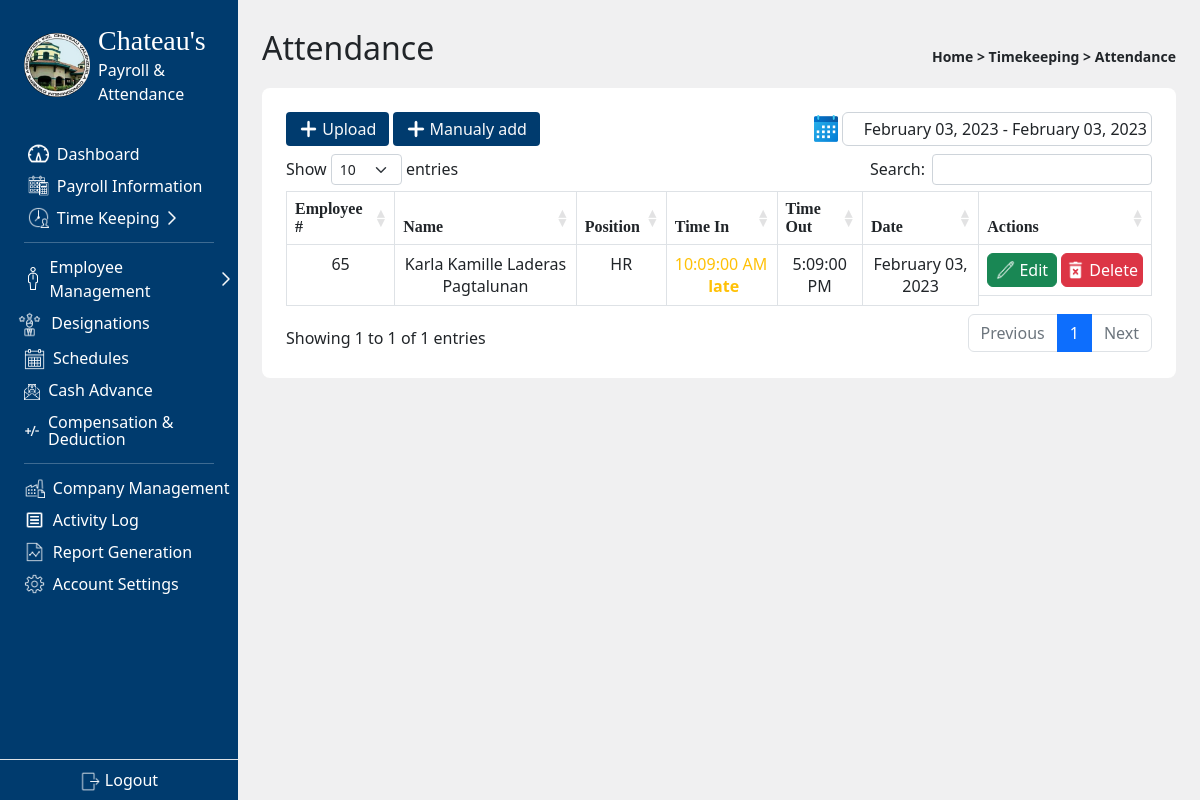
Screenshot of /admin/employee_attendance.php (signed in) with the database file from the repository.
### tables this page shows
CREATE TABLE `attendance_csv` (
  `id` int(11) NOT NULL,
  `Employee_ID` varchar(11) NOT NULL,
  `time_in` time NOT NULL,
  `time_out` time DEFAULT NULL,
  `time_hr` time NOT NULL,
  `total_hr` decimal(10,2) NOT NULL,
  `status` int(2) NOT NULL,
  `date` date NOT NULL
);

CREATE TABLE `employeelist` (
  `id` int(11) NOT NULL,
  `date_added` date NOT NULL DEFAULT current_timestamp(),
  `employee_key` varchar(50) NOT NULL,
  `fingerprint_id` int(10) NOT NULL,
  `fName` varchar(50) NOT NULL,
  `mName` varchar(50) NOT NULL,
  `lName` varchar(50) NOT NULL,
  `employee_Role` int(11) NOT NULL,
  `Birthday` date NOT NULL,
  `civilStatus` varchar(50) NOT NULL,
  `SSS` varchar(100) NOT NULL,
  `Tax` varchar(100) NOT NULL,
  `Contact` varchar(50) NOT NULL,
  `Email` varchar(50) DEFAULT NULL,
  `PhilHealth` varchar(50) NOT NULL,
  `Pagibig` varchar(50) NOT NULL,
  `Address` varchar(100) NOT NULL,
  `workType` varchar(50) NOT NULL,
  `sched` int(11) NOT NULL,
  `employee_status` varchar(50) NOT NULL,
  `ProfilePic` varchar(250) NOT NULL,
  `id1` varchar(250) NOT NULL,
  `id2` varchar(250) NOT NULL
);

CREATE TABLE `positions` (
  `id` int(11) NOT NULL,
  `description` varchar(100) NOT NULL,
  `rate` decimal(11,2) NOT NULL,
  `status` int(11) NOT NULL
);

### admin/employee_attendance.php (the view, shortened to what this page needs)
<?php
  include '../scripts.php';
  include '../connect.php';
  if(isset($_SESSION['from']) && isset($_SESSION['to'])){
    $from = $_SESSION['from'];
    $to = $_SESSION['to'];
    unset($_SESSION['from']);
    unset($_SESSION['to']);
  }else{
    $from = date('Y-m-d');
    $to = date('Y-m-d');
  }
?>
<!DOCTYPE html>
<html lang="en">
<head>
</head>
<body class='d-flex bg-secondary bg-opacity-10'>
  <main class='p-4 container overflow-auto'>
    <header class='d-flex align-items-center justify-content-between'>
      <p class='fs-2 '>Attendance</p>
      <div class="">
        <small class='fw-semibold text-dark'>
          Home > Timekeeping > Attendance
        </small>
      </div>
    </header>
    <div class="bg-white p-4 rounded-3">
      <div class="d-flex align-items-center justify-content-between mb-2">
        <div class='d-flex align-items-center gap-1'>
          <button class='btn text-light rounded-1 py-1 d-flex align-items-center gap-1' id = 'upload' style="background-color: #003B6E;">
            <div>
              <img src="../img/btn_icons/add.png" alt="" style="width: 1.2rem">
            </div>
            <span>Upload</span>
          </button>
          <button class='btn text-light rounded-1 py-1 d-flex align-items-center gap-1' id = 'manualy-add' style="background-color: #003B6E;">
            <div>
              <img src="../img/btn_icons/add.png" alt="" style="width: 1.2rem">
            </div>
            <span>Manualy add</span>
          </button>
        </div>
        <div class="d-flex">
          <img src="../img/icons/icons8-calendar-48.png" class=''alt="" style='width: 2rem'>
          <input type="text" name='' class='form-control shadow-none p-1 text-end' style='min-width: 310px' id ='attendance-date'>
        </div>
      </div>
      <table class='table table-bordered text-start' id='attendance-table'>
        <thead>
          <tr>
            <th>Employee #</th>
            <th>Name</th>
            <th>Position</th>
            <th>Time In</th>
            <th>Time Out</th>
            <th>Date</th>
            <th class='tools'>Actions</th>
          </tr>
        </thead>
        <tbody>
          <?php
            $sql = "SELECT employeelist.id, positions.description, fName, mName, lName, time_in, time_out, total_hr, date, attendance_csv.status, attendance_csv.id as 'btnId' FROM attendance_csv INNER JOIN employeelist ON employeelist.id = attendance_csv.employee_id INNER JOIN positions ON positions.id = employeelist.employee_Role WHERE attendance_csv.date BETWEEN '$from' AND '$to'";
            $result = $con->query($sql);
            while ($row = $result->fetch_assoc()) {
              $isLate = 'on-time';
              $textColor = "success";
              if( $row['status'] == 1){
                $isLate = 'late';
                $textColor = "warning";
              }
              $isNull = ($row['time_out']) ? date('g:i:s A', strtotime($row['time_out'])) : "Didn't time out";
              echo '<tr>
                      <td>'.$row['id'].'</td>
                      <td>'.$row['fName'].' '.$row['mName'].' '.$row['lName'].'</td>
                      <td>'.$row['description'].'</td>
                      <td class="position-relative">
                        <span class="text-'.$textColor.' float-start">'.date('g:i:s A', strtotime($row['time_in'])).'</span>
                        <span class="text-'.$textColor.' ms-1"><b>'.$isLate.'</b></span>
                      </td>
                      <td>'.$isNull.'</td>
                      <td>'.date('F d, Y', strtotime($row['date'])).'</td>
                      <td class="tools d-flex gap-1">
                        <button class="edit-btn btn btn-success py-0 px-2 d-flex align-items-center gap-1" id="edit-'.$row["btnId"].'">
                        <div>
                          <img src="../img/btn_icons/edit.png" alt="" style="width: 1.2rem">
                        </div>
                        <span>Edit</span>
                        </button>
                        <button class="del-btn btn btn-danger px-1 py-1 d-flex align-items-center gap-1" id="del-'.$row['btnId'].'">
                          <div>
                            <img src="../img/btn_icons/delete.png" alt="" style="width: 1.2rem">
                          </div>
                          <span>Delete</span>
                        </button>
                      </td>
                    </tr>';
            }
          ?>
        </tbody>
      </table>
    </div>
  </main>
</body>
</html>

### style.css (style rules this page uses)
.tables, th { padding-top: 10px; padding-bottom: 10px; border-collapse: collapse; font-family: mBold; }
.tables, td { padding: 8px; }
.tables, td, th { text-align: center; }

### rows the page displays
attendance_csv: employeelist.id "65", employeelist.fName "Karla Kamille", employeelist.mName "Laderas", employeelist.lName "Pagtalunan", positions.description "HR", time_in "10:09:00 AM", status "late", time_out "5:09:00 PM", date "February 03, 2023"
